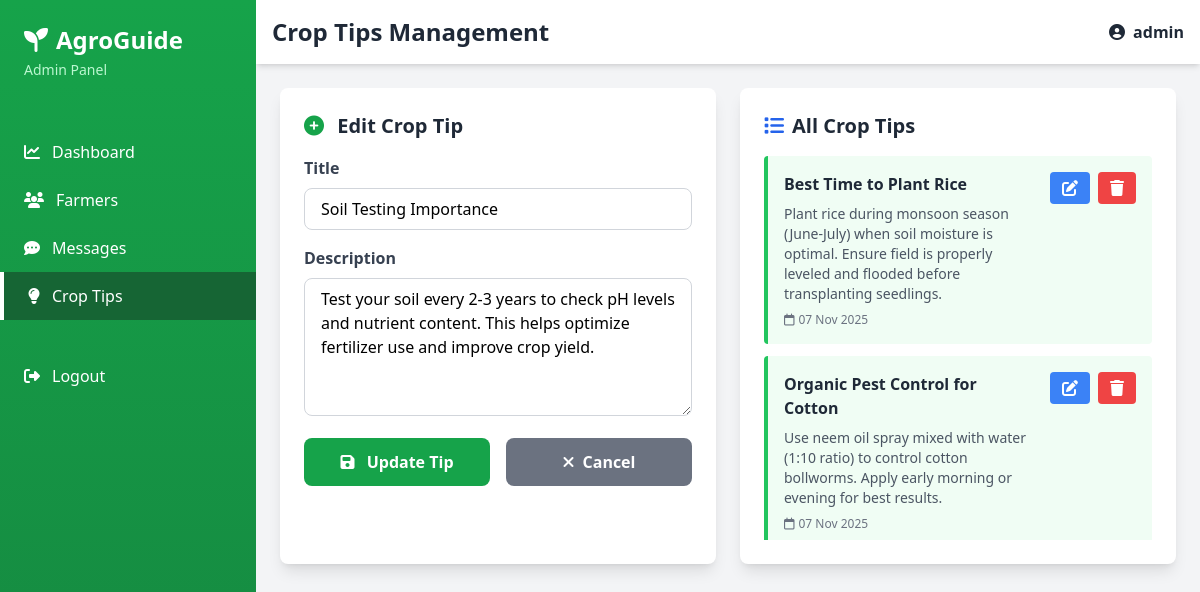
/tips.php?edit=3 (signed in), run on the app's committed database.
### tables this page shows
CREATE TABLE IF NOT EXISTS `tips` (
  `id` int(11) NOT NULL AUTO_INCREMENT,
  `title` varchar(255) NOT NULL,
  `description` text NOT NULL,
  `date` timestamp NOT NULL DEFAULT CURRENT_TIMESTAMP,
  PRIMARY KEY (`id`)
);

### tips.php (the view, shortened to what this page needs)
<?php
require_once 'db_connect.php';
$edit_tip = null;
if (isset($_GET['edit'])) {
    $id = $_GET['edit'];
    $stmt = $pdo->prepare("SELECT * FROM tips WHERE id = ?");
    $stmt->execute([$id]);
    $edit_tip = $stmt->fetch();
}
$stmt = $pdo->query("SELECT * FROM tips ORDER BY date DESC");
$tips = $stmt->fetchAll();
?>
<!DOCTYPE html>
<html lang="en">
<head>
    <script src="https://cdn.tailwindcss.com"></script>
    <link rel="stylesheet" href="https://cdnjs.cloudflare.com/ajax/libs/font-awesome/6.4.0/css/all.min.css">
</head>
<body class="bg-gray-100">
    <div class="flex h-screen">
        <div class="w-64 bg-gradient-to-b from-green-600 to-green-700 text-white">
            <div class="p-6">
                <h2 class="text-2xl font-bold flex items-center">
                    <i class="fas fa-seedling mr-2"></i> AgroGuide
                </h2>
                <p class="text-green-200 text-sm mt-1">Admin Panel</p>
            </div>
            <nav class="mt-6">
                <a href="dashboard.php" class="flex items-center px-6 py-3 hover:bg-green-800 transition">
                    <i class="fas fa-chart-line mr-3"></i> Dashboard
                </a>
                <a href="farmers.php" class="flex items-center px-6 py-3 hover:bg-green-800 transition">
                    <i class="fas fa-users mr-3"></i> Farmers
                </a>
                <a href="messages.php" class="flex items-center px-6 py-3 hover:bg-green-800 transition">
                    <i class="fas fa-comment-dots mr-3"></i> Messages
                </a>
                <a href="tips.php" class="flex items-center px-6 py-3 bg-green-800 border-l-4 border-white">
                    <i class="fas fa-lightbulb mr-3"></i> Crop Tips
                </a>
                <a href="logout.php" class="flex items-center px-6 py-3 hover:bg-red-600 transition mt-8">
                    <i class="fas fa-sign-out-alt mr-3"></i> Logout
                </a>
            </nav>
        </div>
        <div class="flex-1 overflow-y-auto">
            <div class="bg-white shadow-md p-4 flex justify-between items-center">
                <h1 class="text-2xl font-bold text-gray-800">Crop Tips Management</h1>
                <span class="text-gray-800 font-semibold">
                    <i class="fas fa-user-circle mr-2"></i><?= htmlspecialchars($_SESSION['admin_name']) ?>
                </span>
            </div>
            <div class="p-6">
                <div class="grid grid-cols-1 lg:grid-cols-2 gap-6 mb-6">
                    <div class="bg-white rounded-lg shadow-lg p-6">
                        <h3 class="text-xl font-bold text-gray-800 mb-4">
                            <i class="fas fa-plus-circle mr-2 text-green-600"></i>
                            <?= $edit_tip ? 'Edit Crop Tip' : 'Add New Crop Tip' ?>
                        </h3>
                        <form method="POST" class="space-y-4">
                            <div>
                                <label class="block text-gray-700 font-semibold mb-2">Title</label>
                                <input type="text" name="title" required
                                    value="<?= $edit_tip ? htmlspecialchars($edit_tip['title']) : '' ?>"
                                    class="w-full px-4 py-2 border border-gray-300 rounded-lg focus:ring-2 focus:ring-green-500"
                                    placeholder="E.g., Best Time to Plant Rice">
                            </div>
                            <div>
                                <label class="block text-gray-700 font-semibold mb-2">Description</label>
                                <textarea name="description" rows="5" required
                                    class="w-full px-4 py-2 border border-gray-300 rounded-lg focus:ring-2 focus:ring-green-500"
                                    placeholder="Enter detailed crop advisory tip..."><?= $edit_tip ? htmlspecialchars($edit_tip['description']) : '' ?></textarea>
                            </div>
                            <div class="flex gap-4">
                                <button type="submit" name="<?= $edit_tip ? 'edit' : 'add' ?>"
                                    class="flex-1 bg-green-600 text-white font-bold py-3 rounded-lg hover:bg-green-700">
                                    <i class="fas fa-<?= $edit_tip ? 'save' : 'plus' ?> mr-2"></i>
                                    <?= $edit_tip ? 'Update Tip' : 'Add Tip' ?>
                                </button>
                                <?php if ($edit_tip): ?>
                                <a href="tips.php"
                                    class="flex-1 bg-gray-500 text-white font-bold py-3 rounded-lg hover:bg-gray-600 text-center">
                                    <i class="fas fa-times mr-2"></i>Cancel
                                </a>
                                <?php endif; ?>
                            </div>
                        </form>
                    </div>
                    <div class="bg-white rounded-lg shadow-lg p-6">
                        <h3 class="text-xl font-bold text-gray-800 mb-4">
                            <i class="fas fa-list mr-2 text-blue-600"></i>All Crop Tips
                        </h3>
                        <div class="space-y-3 max-h-96 overflow-y-auto">
                            <?php foreach ($tips as $tip): ?>
                            <div class="p-4 bg-green-50 border-l-4 border-green-500 rounded">
                                <div class="flex justify-between items-start">
                                    <div class="flex-1">
                                        <p class="font-bold text-gray-800"><?= htmlspecialchars($tip['title']) ?></p>
                                        <p class="text-sm text-gray-600 mt-2"><?= htmlspecialchars($tip['description']) ?></p>
                                        <p class="text-xs text-gray-500 mt-2">
                                            <i class="far fa-calendar mr-1"></i><?= date('d M Y', strtotime($tip['date'])) ?>
                                        </p>
                                    </div>
                                    <div class="flex gap-2 ml-4">
                                        <a href="?edit=<?= $tip['id'] ?>"
                                            class="bg-blue-500 text-white px-3 py-1 rounded hover:bg-blue-600">
                                            <i class="fas fa-edit"></i>
                                        </a>
                                        <a href="?delete=<?= $tip['id'] ?>"
                                            onclick="return confirm('Delete this tip?')"
                                            class="bg-red-500 text-white px-3 py-1 rounded hover:bg-red-600">
                                            <i class="fas fa-trash"></i>
                                        </a>
                                    </div>
                                </div>
                            </div>
                            <?php endforeach; ?>
                        </div>
                    </div>
                </div>
            </div>
        </div>
    </div>
</body>
</html>

### data on the page
tips: title "Soil Testing Importance", description "Test your soil every 2-3 years to check pH levels and nutrient content. This helps optimize fertilizer use and improve crop yield."
tips: title "Best Time to Plant Rice", description "Plant rice during monsoon season (June-July) when soil moisture is optimal. Ensure field is properly leveled and flooded before transplanting seedlings.", date "07 Nov 2025"
tips: title "Organic Pest Control for Cotton", description "Use neem oil spray mixed with water (1:10 ratio) to control cotton bollworms. Apply early morning or evening for best results.", date "07 Nov 2025"

### other printed values
$_SESSION['admin_name'] "admin"
